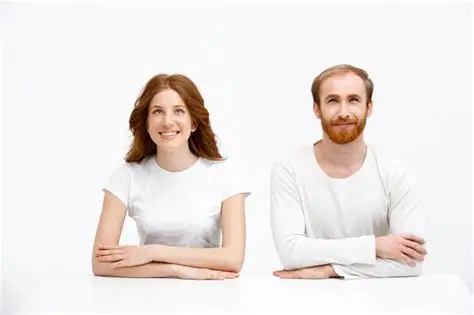
#> input picture images/OIP.webp, 474 x 315 px
$ python HW_lesson4.py
#> lines starting #> are read from the running program, lines starting #| are printed output that depends on the picture; after the words box and inside, x2 and y2 are one past the last pixel; in counts of white or black regions, pixels touching at a corner belong together
#P.S. ніхто б не захотів з групи сфотаться зі мною, тому просто фото з інету =(


import cv2

img = cv2.imread('images/OIP.webp')
#> img is the input picture: shape (315, 474, 3); mean B, G, R 229.5, 231.7, 238
scale = 2
img_copy_color = img.copy()
img_copy = img.copy()

img_copy = cv2.cvtColor(img_copy, cv2.COLOR_BGR2GRAY)
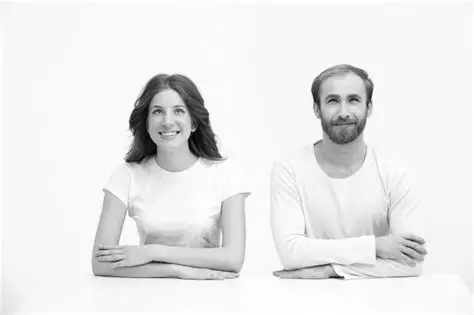
#> img_copy: shape (315, 474); min 3, max 255, mean 233.3


img_copy = cv2.equalizeHist(img_copy)
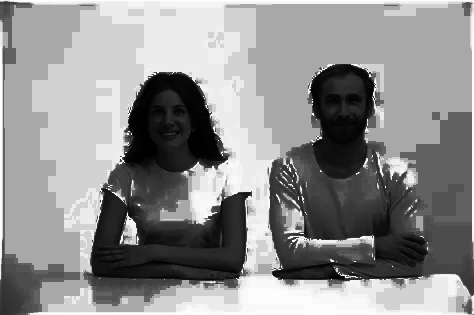
#> img_copy: shape (315, 474); min 0, max 255, mean 142.9

img_copy = cv2.Canny(img_copy, 190, 190)
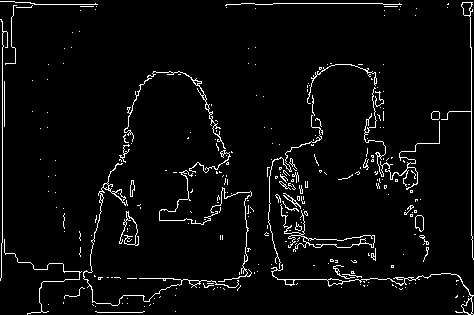
#> img_copy: shape (315, 474); 4.1% white in thin lines or dots

contours, hierarchy = cv2.findContours(img_copy, cv2.RETR_EXTERNAL, cv2.CHAIN_APPROX_SIMPLE)
#> contours = 287 contours, 269 with area under 20; largest, box (x1, y1, x2, y2) and area: (280, 204, 375, 252) 512, (271, 264, 474, 315) 272, (83, 163, 239, 306) 202, (124, 71, 226, 149) 117, (441, 2, 474, 260) 108


for cnt in contours:
    area = cv2.contourArea(cnt)
    if area > 30:
        x, y, w, h = cv2.boundingRect(cnt)
        cv2.drawContours(img_copy_color, [cnt], -1, (0, 255, 0), 2)
        cv2.rectangle(img_copy_color, (x, y), (x + w, y + h), (0, 255, 0), 2)
        text_y = y - 5 if y - 5 > 10 else y + 15
        text = f'x={x}, y={y}, S = {int(area)}'
        cv2.putText(img_copy_color, text, (x, text_y), cv2.FONT_HERSHEY_SIMPLEX, 0.4, (0, 0, 255), 1)
#> this loop made 287 passes
#> (area, x, y, w, h, text_y, text) on passes 59, 98, 118, 147, 181, 198, 226, 239, 250, 254, 286: (271.5, 271, 264, 203, 51, 259, 'x=271, y=264, S = 271'), (107, 415, 215, 9, 17, 210, 'x=415, y=215, S = 107'), (512.5, 280, 204, 95, 48, 199, 'x=280, y=204, S = 512'), (42, 130, 180, 5, 17, 175, 'x=130, y=180, S = 42'), (201.5, 83, 163, 156, 143, 158, 'x=83, y=163, S = 201'), (33.5, 189, 150, 42, 23, 145, 'x=189, y=150, S = 33'), (60.5, 431, 111, 9, 9, 106, 'x=431, y=111, S = 60'), (31, 364, 87, 29, 90, 82, 'x=364, y=87, S = 31'), (117, 124, 71, 102, 78, 66, 'x=124, y=71, S = 117'), (32, 307, 64, 70, 40, 59, 'x=307, y=64, S = 32'), (107.5, 441, 2, 33, 258, 17, 'x=441, y=2, S = 107')
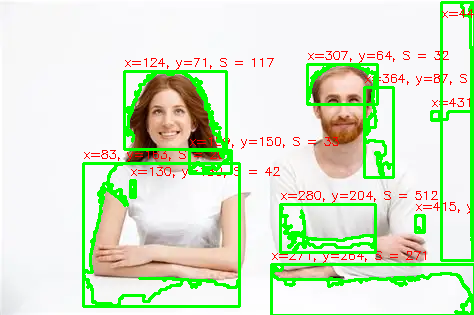
#> img_copy_color: shape (315, 474, 3); 11.27% of pixels changed, all inside (x1, y1, x2, y2) = (82, 1, 474, 315)


cv2.imshow('contours', img)
cv2.imshow('copy contours', img_copy)
cv2.imshow("img", img_copy_color)
cv2.waitKey(0)
cv2.destroyAllWindows()
